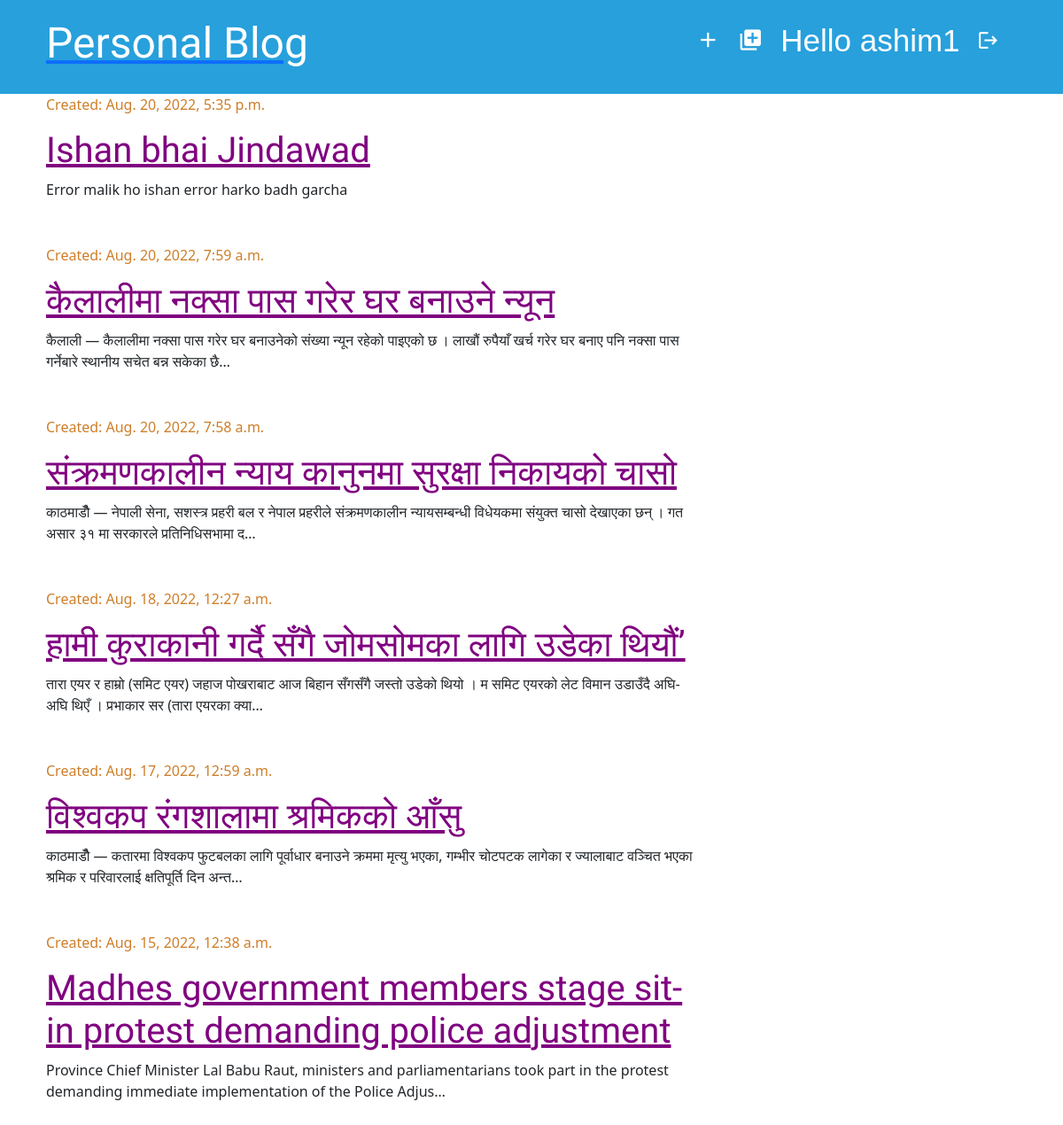
Before: /draft-list/ (signed in) with the older database file.
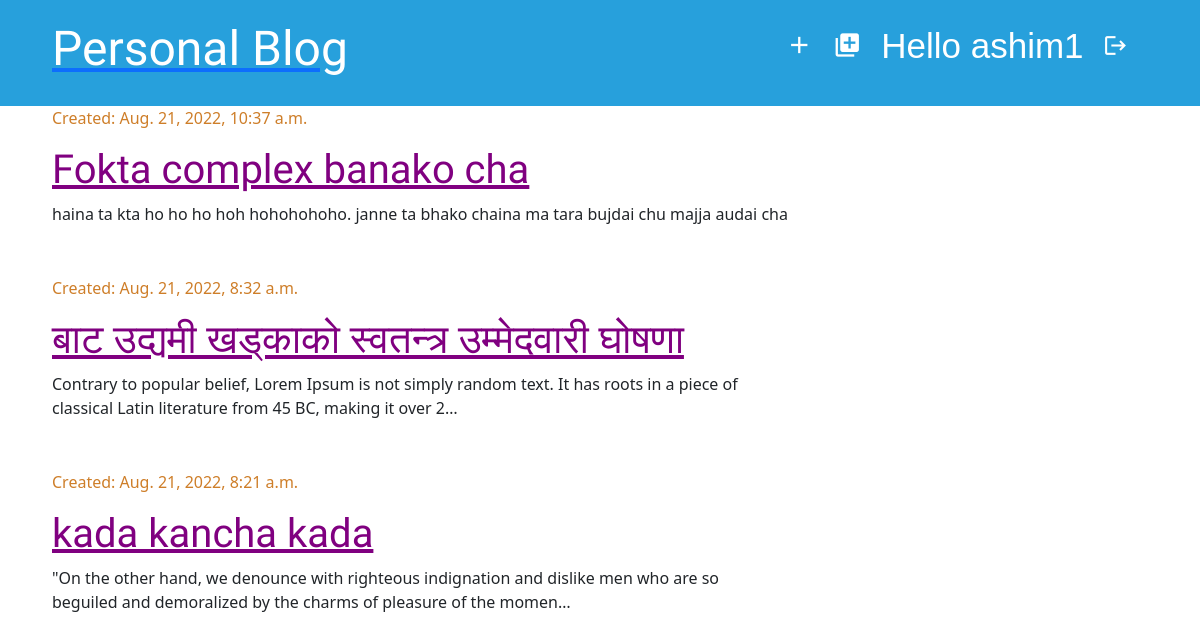
After: the same page with the newer database file.
### personal_blog/models.py (models this page shows, shortened)
class Post(models.Model):
    title = models.CharField(max_length=256)
    text = models.TextField()
    created_date = models.DateTimeField(default = timezone.now)
    published_date = models.DateTimeField(blank = True, null = True)
    author = models.ForeignKey('auth.User', on_delete=models.CASCADE)

### personal_blog/views.py (the view)
# urls.py: path("draft-list/", draft_list,name="draft-list" ),
@login_required
def draft_list(request):
    drafts = Post.objects.filter(published_date__isnull= True).order_by('-created_date')
    return render(
    request,
    "draft_list.html",
    {"drafts": drafts},
    )

### template/draft_list.html
{% extends "base.html" %}
{% block content %}
{% for draft in drafts %}
<div class="post">
 <p class="date">Created: {{draft.created_date}}</p>
<h1><a href="/post-detail/{{draft.pk}}">{{draft.title}}</a></h1>
  <p>{{draft.text | truncatechars:150 }}</p>
</div>
{% endfor %}
{% endblock content %}

Changed rows visible on the page:
removed Post: created_date "Aug. 20, 2022, 5:35 p.m.", title "Ishan bhai Jindawad", text "Error malik ho ishan error harko badh garcha"
no longer on this page (row edited): Post: created_date "Aug. 20, 2022, 7:59 a.m.", title "कैलालीमा नक्सा पास गरेर घर बनाउने न्यून", text "कैलाली — कैलालीमा नक्सा पास गरेर घर बनाउनेको संख्या न्यून रहेको पाइएको छ । लाखौं रुपैयाँ खर्च गरेर घर बनाए पनि नक्सा पास गर्नेबारे स्थानीय सचेत बन्न सकेका छै…"
no longer on this page (row edited): Post: created_date "Aug. 20, 2022, 7:58 a.m.", title "संक्रमणकालीन न्याय कानुनमा सुरक्षा निकायको चासो", text "काठमाडौँ — नेपाली सेना, सशस्त्र प्रहरी बल र नेपाल प्रहरीले संक्रमणकालीन न्यायसम्बन्धी विधेयकमा संयुक्त चासो देखाएका छन् । गत असार ३१ मा सरकारले प्रतिनिधिसभामा द…"
no longer on this page (row edited): Post: created_date "Aug. 18, 2022, 12:27 a.m.", title "हामी कुराकानी गर्दै सँगै जोमसोमका लागि उडेका थियौं‌’", text "तारा एयर र हाम्रो (समिट एयर) जहाज पोखराबाट आज बिहान सँगसँगै जस्तो उडेको थियो । म समिट एयरको लेट विमान उडाउँदै अघि-अघि थिएँ । प्रभाकार सर (तारा एयरका क्या…"
removed Post: created_date "Aug. 17, 2022, 12:59 a.m.", title "विश्वकप रंगशालामा श्रमिकको आँसु", text "काठमाडौँ — कतारमा विश्वकप फुटबलका लागि पूर्वाधार बनाउने क्रममा मृत्यु भएका, गम्भीर चोटपटक लागेका र ज्यालाबाट वञ्चित भएका श्रमिक र परिवारलाई क्षतिपूर्ति दिन अन्त…"
no longer on this page (row edited): Post: created_date "Aug. 15, 2022, 12:38 a.m.", title "Madhes government members stage sit-in protest demanding police adjustment", text "Province Chief Minister Lal Babu Raut, ministers and parliamentarians took part in the protest demanding immediate implementation of the Police Adjus…"
added Post: created_date "Aug. 21, 2022, 10:37 a.m.", title "Fokta complex banako cha", text "haina ta kta ho ho ho hoh hohohohoho. janne ta bhako chaina ma tara bujdai chu majja audai cha"
added Post: created_date "Aug. 21, 2022, 8:32 a.m.", title "बाट उद्यमी खड्काको स्वतन्त्र उम्मेदवारी घोषणा", text "Contrary to popular belief, Lorem Ipsum is not simply random text. It has roots in a piece of classical Latin literature from 45 BC, making it over 2…"
added Post: created_date "Aug. 21, 2022, 8:21 a.m.", title "kada kancha kada", text "\"On the other hand, we denounce with righteous indignation and dislike men who are so beguiled and demoralized by the charms of pleasure of the momen…"
